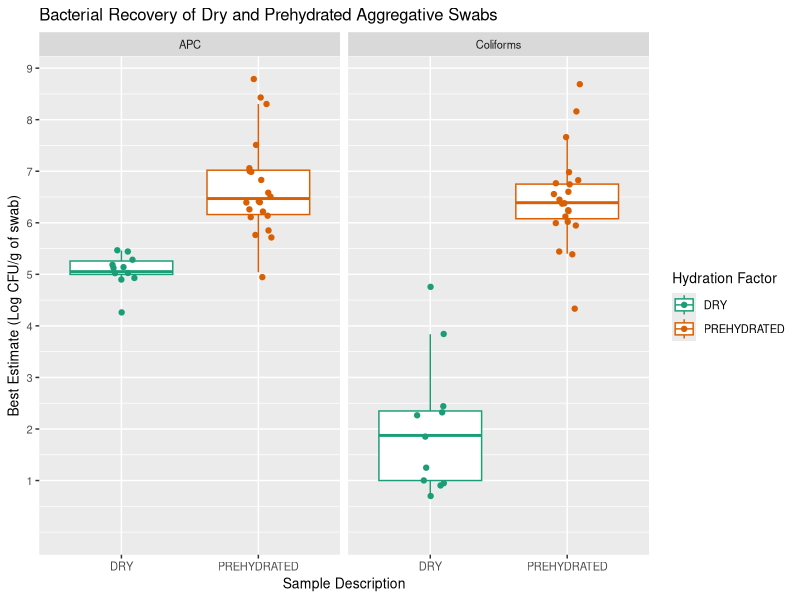
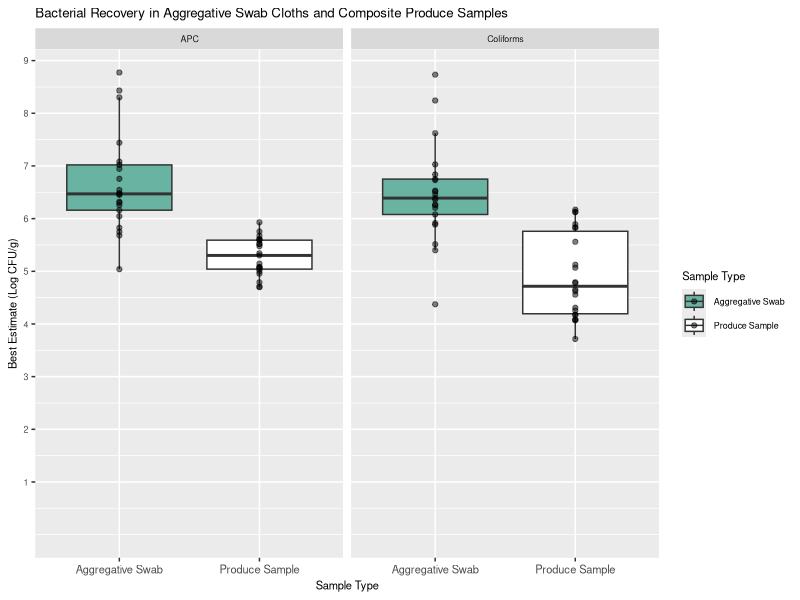
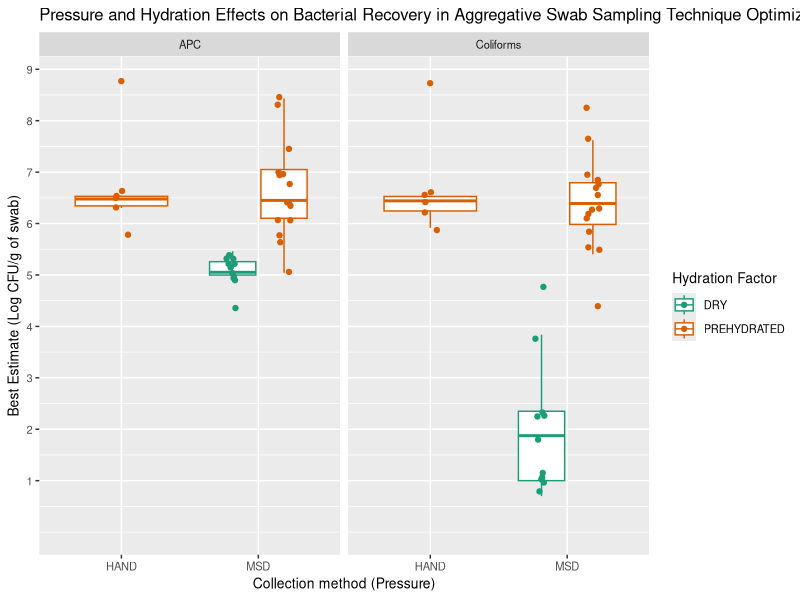
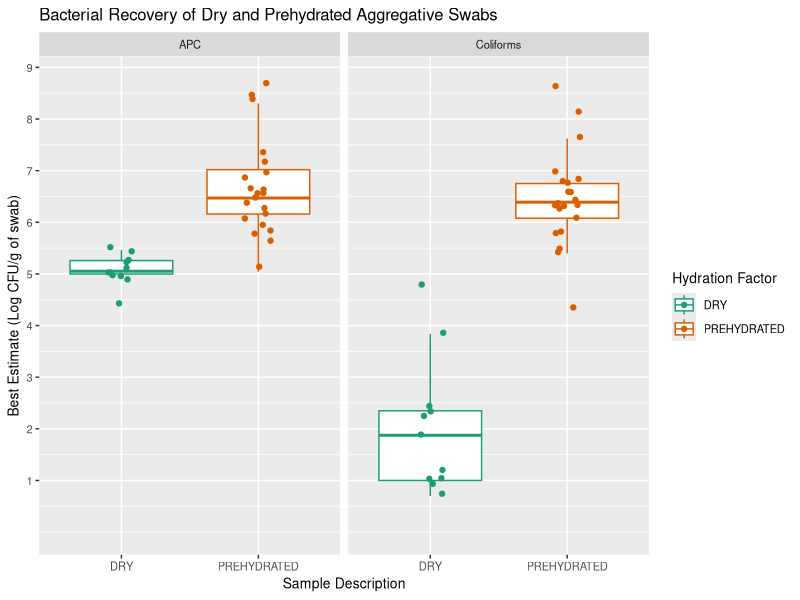
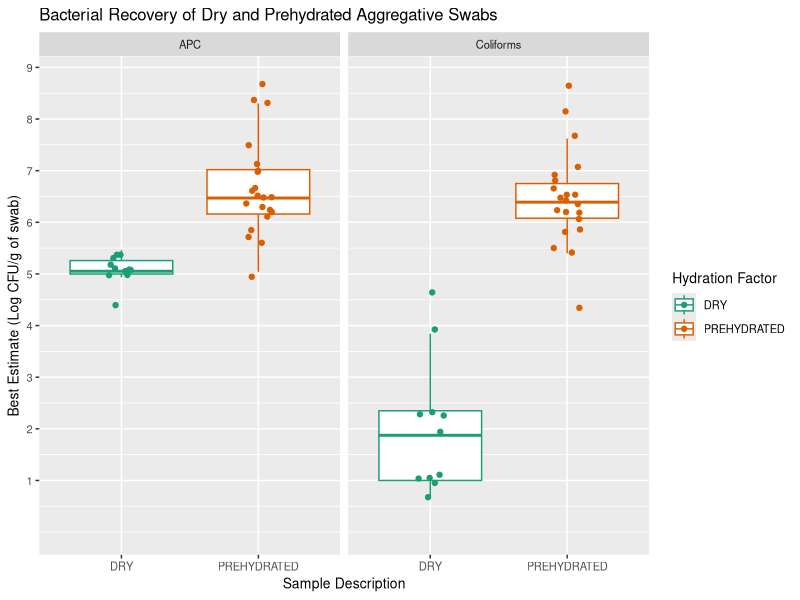
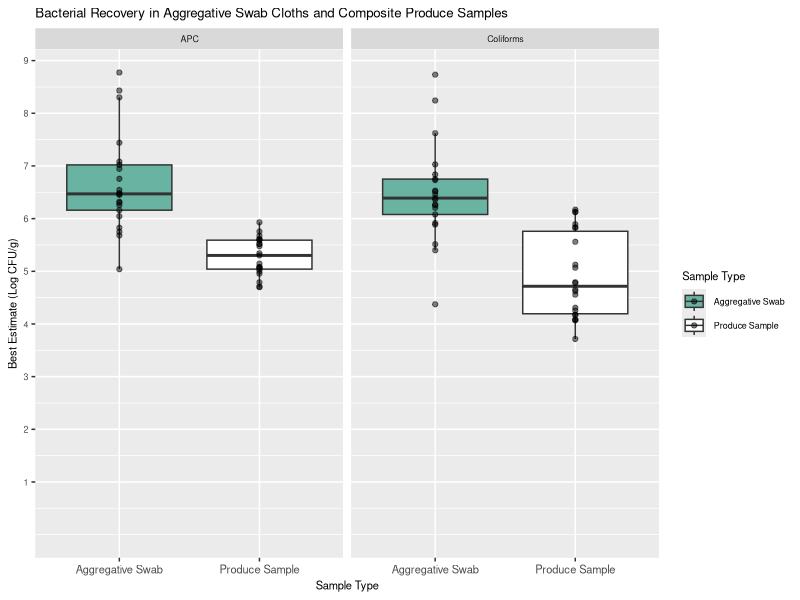
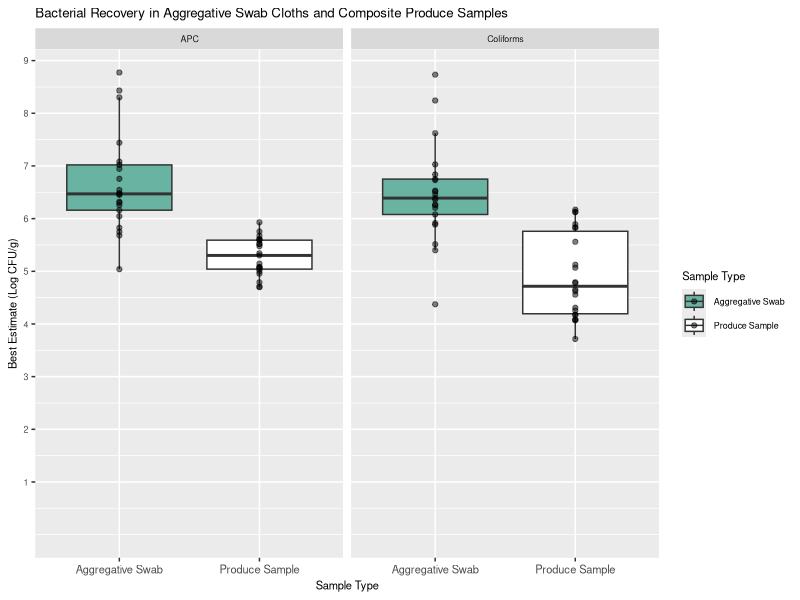
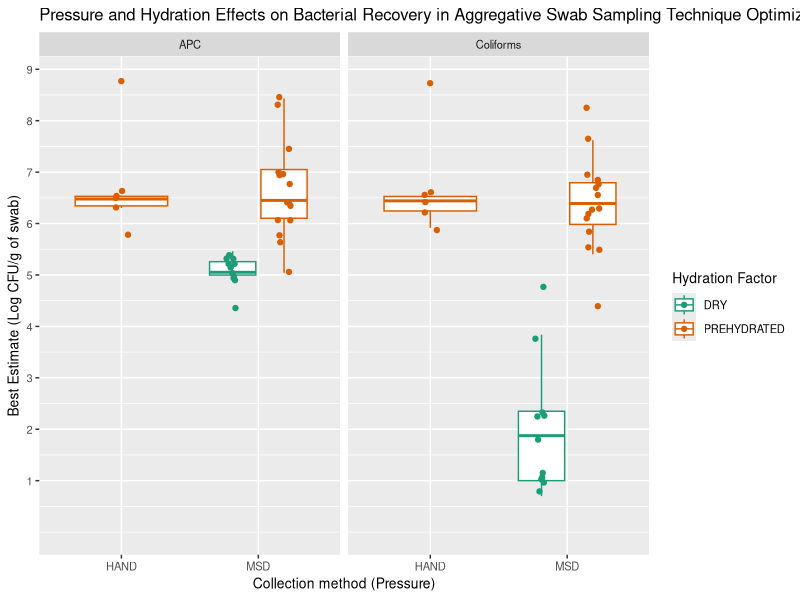

Generate these figures, in order, with R:
library(tidyverse)

LabPPT_AdjustedFanoe_Exp_1 <- read.csv("LabPPT_AdjustedFanoe Exp_1.csv", header = T)
Only_Swabs<-LabPPT_AdjustedFanoe_Exp_1%>% filter(Sample.Type=="Aggregative Swab")
Only_Swabs_noEcoli<-Only_Swabs%>%filter((Test != "E.coli"))
Everything_but_Ecoli<-LabPPT_AdjustedFanoe_Exp_1%>% filter(Test != "E.coli")
Everything_wet<-Everything_but_Ecoli%>%filter(Sample.Type=="Produce Sample"|Sample.Type=="Aggregative Swab" & Wet.dry!="DRY")

labels<-c("Dry", "PreHydrated") 

#summary statistics
Only_Swabs%>%group_by(Test, Wet.dry)%>%summarise(mean=mean(Best..Estimate), sd=sd(Best..Estimate))
Everything_wet%>%group_by(Test, Sample.Type)%>%summarise(mean=mean(Best..Estimate), sd=sd(Best..Estimate))

#only hydrated v dry
OvPH_MT<-ggplot(data= Only_Swabs_noEcoli, aes(x=Wet.dry, y=Best..Estimate, col=Wet.dry))+
  geom_boxplot(outlier.alpha = 0)+theme(text = element_text(size=10),axis.text.x = element_text(angle=0, hjust=0.5))+
  geom_point(position=position_jitter(width = 0.1, height = 0.1))+
  expand_limits(y=0)+
  scale_color_brewer(palette="Dark2")+
  scale_y_continuous("Best Estimate (Log CFU/g of swab)", breaks= c(1,2,3,4,5,6,7,8,9))+
  scale_x_discrete("Sample Description")+
  labs(col="Hydration Factor", labels=c("Dry", "PreHydrated"))+
  ggtitle("Bacterial Recovery of Dry and Prehydrated Aggregative Swabs")
OvPH_MT+facet_grid(.~ Test)

ggsave("Swab-characterization_2.tiff",device = "tiff", dpi=300, path = "C:/Users/jfq/Box Sync/NIFA Project/NIFA Project Repository/Output 2022", height= 4, width= 8, units = "in")
ggsave("Swab-characterization_2.jpeg", device = "jpeg", dpi=300, path = "C:/Users/jfq/Box Sync/NIFA Project/NIFA Project Repository/Output 2022", height= 4, width= 8, units = "in")


OvPH_MTvPS<-ggplot(data= Everything_wet, aes(x=Sample.Type, y=Best..Estimate, fill=Sample.Type))+
  geom_boxplot(outlier.alpha = 0)+theme(text = element_text(size=8),axis.text.x = element_text(size= 8, angle=0, hjust=0.5), title = element_text(size=8))+
  geom_point(alpha=0.5)+
  expand_limits(y=0)+
  scale_fill_manual(values=c("#69b3a2", "white")) +
  scale_y_continuous("Best Estimate (Log CFU/g)", breaks= c(1,2,3,4,5,6,7,8,9))+
  scale_x_discrete("Sample Type")+
  labs(fill= "Sample Type")+
  ggtitle("Bacterial Recovery in Aggregative Swab Cloths and Composite Produce Samples")
OvPH_MTvPS+facet_grid(.~ Test)

ggsave("Swab-v-Produce3.tiff",device = "tiff", dpi=300, path = "C:/Users/jfq/Box Sync/NIFA Project/NIFA Project Repository/Output 2022", height= 4, width= 6, units = "in")
ggsave("Swab-v-Produce3.jpeg",device = "jpeg", dpi=300, path = "C:/Users/jfq/Box Sync/NIFA Project/NIFA Project Repository/Output 2022", height= 4, width= 6, units = "in")


#NIFA and IAFP Poster
OvPH_MT_pressure_hyd<-ggplot(data= Only_Swabs_noEcoli, aes(x=Hand.msd, y=Best..Estimate, col= Wet.dry))+
  geom_boxplot(outlier.alpha = 0)+theme(text = element_text(size=10),axis.text.x = element_text(angle=0, hjust=0.5))+
  geom_point(position=position_jitterdodge(jitter.width = 0.1, jitter.height = 0.1))+
  expand_limits(y=0)+
  scale_y_continuous("Best Estimate (Log CFU/g of swab)", breaks= c(1,2,3,4,5,6,7,8,9))+
  scale_x_discrete("Collection method (Pressure)")+
  scale_color_brewer(palette="Dark2")+
  labs(col="Hydration Factor")+
  ggtitle("Pressure and Hydration Effects on Bacterial Recovery in Aggregative Swab Sampling Technique Optimization")

OvPH_MT_pressure_hyd+facet_grid(.~ Test)

ggsave("Swab-characterization-overall2.tiff",device = "tiff", dpi=300, path = "C:/Users/jfq/Box Sync/NIFA Project/NIFA Project Repository/Output 2022", height= 5, width= 10, units = "in")
ggsave("Swab-characterization-overall2.jpeg", device = "jpeg", dpi=300, path = "C:/Users/jfq/Box Sync/NIFA Project/NIFA Project Repository/Output 2022", height= 5, width= 10, units = "in")

